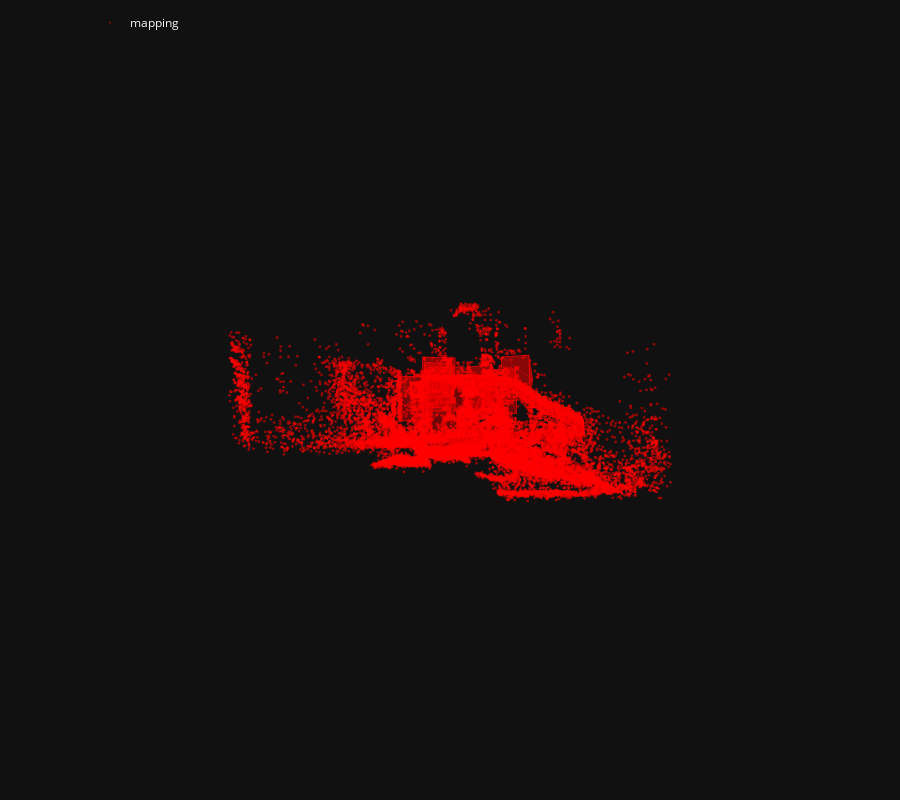

Notebook cell for this chart:
### Markdown cell above
The we run incremental Structure-From-Motion and display the reconstructed 3D model.

### Code cell
model = reconstruction.main(sfm_dir, images, sfm_pairs, feature_path, match_path) #运用图片信息、特征信息和特征匹配对信息进行三维重建
fig = viz_3d.init_figure()
viz_3d.plot_reconstruction(fig, model, color='rgba(255,0,0,0.5)', name="mapping")
fig.show()
